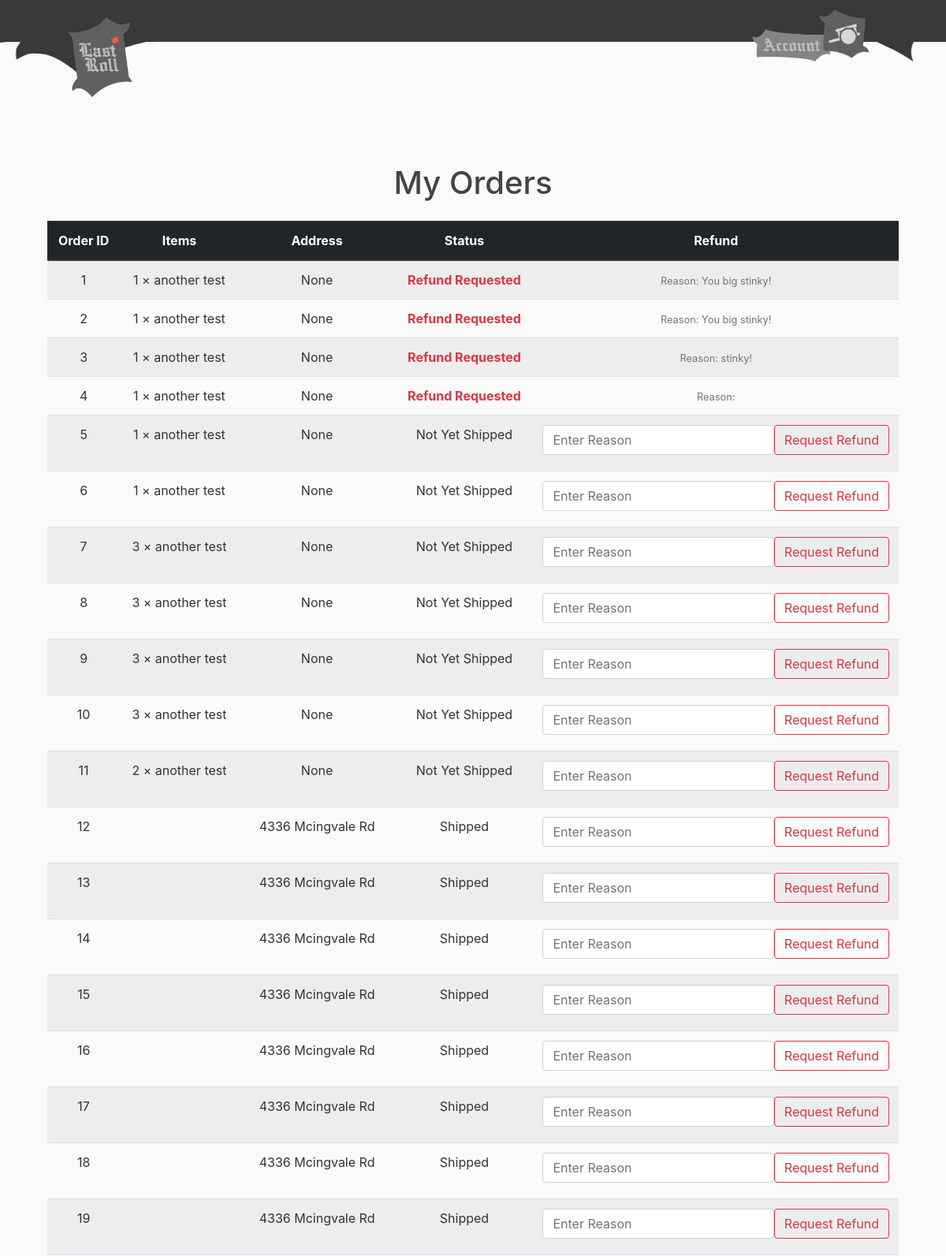
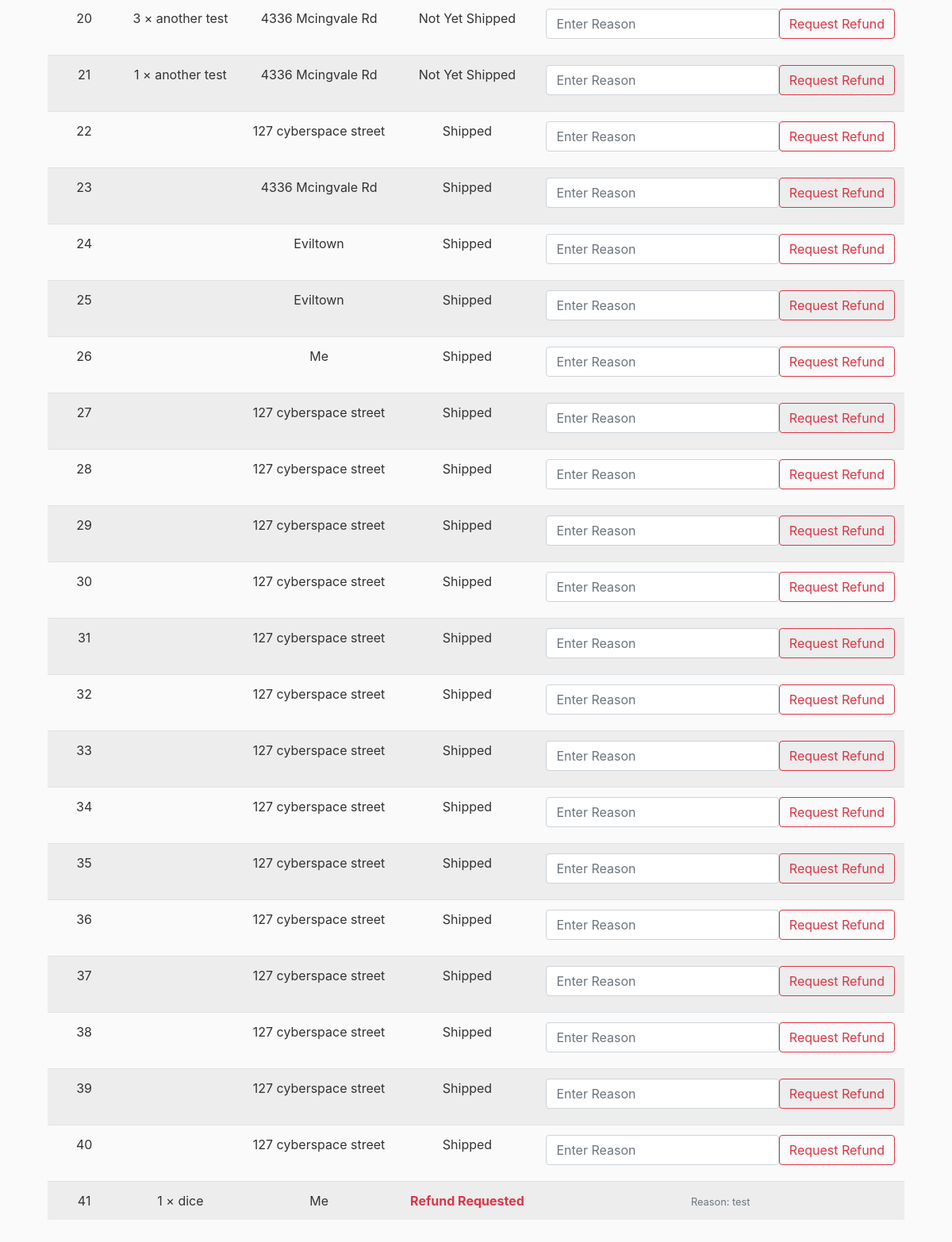
Page /buyerorders/ (signed in) on the committed database (2 pictures, top to bottom).
### store/models.py (models this page shows, shortened)
class Product(models.Model):
    seller = models.ForeignKey(Seller, on_delete=models.CASCADE)
    name = models.CharField(max_length=100)
    description = models.TextField(blank=True)
    price = models.DecimalField(max_digits=8, decimal_places=2)
    color = models.CharField(max_length=30, default="N/A", db_index=True)
    material = models.CharField(max_length=30, default="N/A", db_index=True)
    dice_type = models.CharField(max_length=30, default="N/A", db_index=True)
    stock = models.PositiveIntegerField(default=0)
    image = models.ImageField(upload_to='product_images/', blank=True)
    created_at = models.DateTimeField(default=timezone.now)
    status = models.IntegerField(default=0)
    is_reported = models.BooleanField(default=False)
    report_confirmed = models.BooleanField(default=False)

class OrderItem(models.Model):
    order = models.ForeignKey(Order, on_delete=models.CASCADE, related_name='items')
    product = models.ForeignKey(Product, on_delete=models.CASCADE)
    quantity = models.PositiveIntegerField(default=1)
    is_shipped = models.BooleanField(default=False)
    is_refunded = models.BooleanField(default=False)
    refund_reason = models.CharField(max_length=255, default="Buyer refunded the order.")

class Order(models.Model):
    buyer = models.ForeignKey(Buyer, on_delete=models.CASCADE)
    created_at = models.DateTimeField(default=timezone.now)
    address = models.CharField(max_length=100, blank=True, null=True)
    payment = models.CharField(max_length=50, blank=True, null=True)
    total = models.DecimalField(max_digits=10, decimal_places=2, default=0)

### shop/views.py (the view)
# urls.py: path('buyerorders/', views.buyerorders, name='shop-buyerorders'),
@login_required
def buyerorders(request):
    if request.user.profile.role != request.user.profile.ROLE_BUYER:
        return HttpResponseForbidden("You do not have permission to view this page.")
    buyer = Buyer.objects.get(user=request.user)
    buyer_orders = Order.objects.filter(buyer=buyer)
    orders = []
    for order in buyer_orders:
        items = [
            {"id": item.product.id, "name": item.product.name, "quantity": item.quantity}
            for item in order.items.all()
        ]
        orders.append({
            "id": order.id,
            "items": items,
            "address": order.address,
            "is_shipped": all(i.is_shipped for i in order.items.all()),
            "is_refunded": any(i.is_refunded for i in order.items.all()),
            "refund_reason": next((i.refund_reason for i in order.items.all() if i.is_refunded), None),
        })
    return render(request, 'shop/buyerorders.html', {'orders': orders})

### shop/templates/shop/buyerorders.html (shortened to what this page needs)
{% extends "shop/base.html" %}
{% block content %}
<div class="container mt-5">
  <h1 class="text-center mb-4">My Orders</h1>
  <table class="table table-striped text-center shadow-sm">
    <thead class="thead-dark">
      <tr>
        <th>Order ID</th>
        <th>Items</th>
        <th>Address</th>
        <th>Status</th>
        <th>Refund</th>
      </tr>
    </thead>
    <tbody>
      {% for order in orders %}
      <tr>
        <td>{{ order.id }}</td>
        <td>
          {% for item in order.items %}
            {{ item.quantity }} × {{ item.name }}<br>
          {% endfor %}
        </td>
        <td>{{ order.address }}</td>
        <td>
          {% if order.is_refunded %}
            <span class="text-danger font-weight-bold">Refund Requested</span>
          {% elif order.is_shipped %}
            Shipped
          {% else %}
            Not Yet Shipped
          {% endif %}
        </td>
          {% if not order.is_refunded %}
        <td>
          <form method="post" action="{% url 'refund_order' order.id %}" class="d-flex align-items-center">
            <input
              type="text"
              name="reason"
              class="form-control mb-2"
              placeholder="Enter Reason"
              required>
            <button
              class="btn btn-outline-danger mb-2"
              type="submit">
              Request Refund
            </button>
          </form>
        </td>
          {% else %}
        <td>
            <small class="text-muted">Reason: {{ order.refund_reason }}</small>
        </td>
          {% endif %}
      </tr>
      {% empty %}
        <tr><td colspan="5" class="text-muted">No orders found.</td></tr>
      {% endfor %}
    </tbody>
  </table>
</div>
{% endblock %}

### shop/static/shop/main.css (style rules this page uses)
body { background: #fafafa; color: #333333; margin-top: 5rem; }
h1, h2, h3, h4, h5, h6 { color: #444444; }

### rows in the picture
Product: name "another test" "another test" "another test" "another test" "another test" "another test" "another test" "another test" "another test" "another test" "another test" "another test" "another test"
OrderItem: refund_reason "You big stinky!"
OrderItem: refund_reason "You big stinky!"
OrderItem: refund_reason "stinky!"
Order: address "4336 Mcingvale Rd"
Order: address "4336 Mcingvale Rd"
Order: address "4336 Mcingvale Rd"
Order: address "4336 Mcingvale Rd"
Order: address "4336 Mcingvale Rd"
Order: address "4336 Mcingvale Rd"
Order: address "4336 Mcingvale Rd"
Order: address "4336 Mcingvale Rd"
Order: address "4336 Mcingvale Rd"
Order: address "4336 Mcingvale Rd"
Order: address "127 cyberspace street"
Order: address "4336 Mcingvale Rd"
Order: address "Eviltown"
Order: address "Eviltown"
Order: address "Me"
Order: address "127 cyberspace street"
Order: address "127 cyberspace street"
Order: address "127 cyberspace street"
Order: address "127 cyberspace street"
Order: address "127 cyberspace street"
Order: address "127 cyberspace street"
Order: address "127 cyberspace street"
Order: address "127 cyberspace street"
Order: address "127 cyberspace street"
Order: address "127 cyberspace street"
Order: address "127 cyberspace street"
Order: address "127 cyberspace street"
Order: address "127 cyberspace street"
Order: address "127 cyberspace street"
Product: name "dice"
Order: address "Me"
OrderItem: refund_reason "test"

### other values in the picture
{{ order.id }} "1" "2" "3" "4" "5" "6" "7" "8" "9" "10" "11" "12" "13" "14" "15" "16" "17" "18" "19" "20" "21" "22" "23" "24" "25" "26" "27" "28" "29" "30" "31" "32" "33" "34" "35" "36" "37" "38" "39" "40" "41"
{{ item.quantity }} "1" "1" "1" "1" "1" "1" "3" "3" "3" "3" "2" "3" "1" "1"
{{ order.address }} "None" "None" "None" "None" "None" "None" "None" "None" "None" "None" "None"
